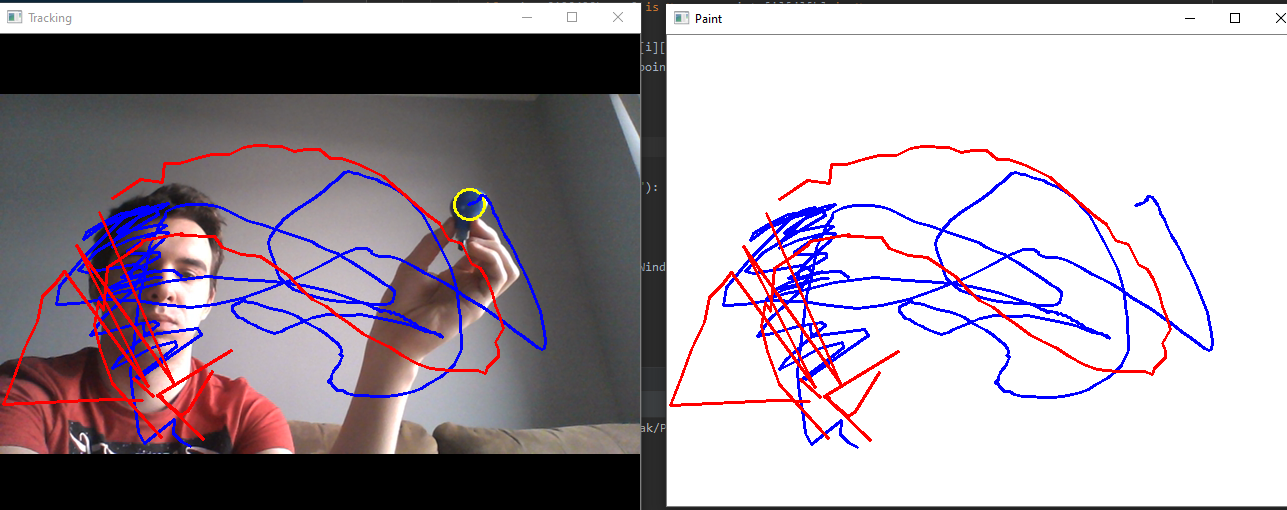
#> input picture pt.png, 1287 x 510 px, given in place of the camera
$ python main.py
#> lines starting #> are read from the running program, lines starting #| are printed output that depends on the picture; after the words box and inside, x2 and y2 are one past the last pixel; in counts of white or black regions, pixels touching at a corner belong together
import numpy as np
import cv2
from collections import deque
import keyboard

# warunki brzegowe dla koloru niebieskiego
blueLower = np.array([100, 60, 60])
blueUpper = np.array([140, 255, 255])

# warunki brzegowe dla koloru czerwonego
redLower = np.array([0, 50, 20])
redUpper = np.array([5, 255, 255])

# warunki brzegowe dla koloru zielonego
greenLower = np.array([40, 40, 40])
greenUpper = np.array([70, 255, 255])

kernel = np.ones((5, 5), np.uint8)

# punkty rysowane

bpoints = [deque(maxlen=512)]
gpoints = [deque(maxlen=512)]
rpoints = [deque(maxlen=512)]

bindex = 0
gindex = 0
rindex = 0

colors = [(255, 0, 0), (0, 255, 0), (0, 0, 255)]
colorIndex = 0

paintWindow = np.zeros((471, 636, 3)) + 255

cv2.namedWindow('Paint', cv2.WINDOW_AUTOSIZE)

camera = cv2.VideoCapture(0)

# pętla główna

while True:
    (grabbed, frame) = camera.read()
#> frame is the input picture: shape (510, 1287, 3); mean B, G, R 166.8, 158.1, 167.7
    frame = cv2.flip(frame, 1)
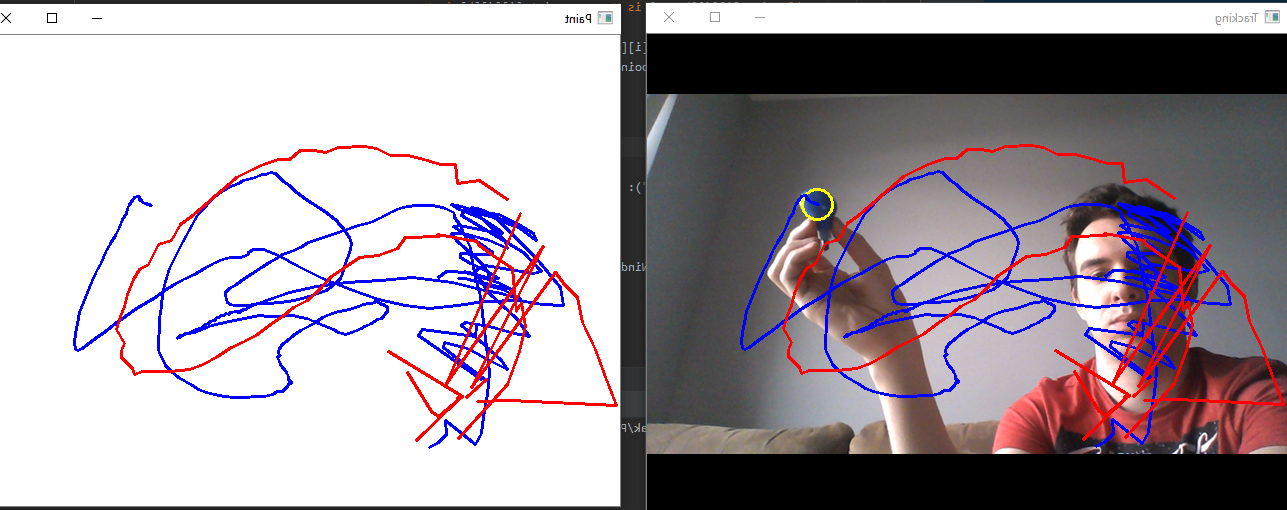
#> frame: shape (510, 1287, 3); mean B, G, R 166.8, 158.1, 167.7
    hsv = cv2.cvtColor(frame, cv2.COLOR_BGR2HSV)
#> hsv: shape (510, 1287, 3); mean H, S, V 30.7, 26.4, 177.2

    if not grabbed:
        break

    # szukanie niebieskich konturów

    blueMask = cv2.inRange(hsv, blueLower, blueUpper)
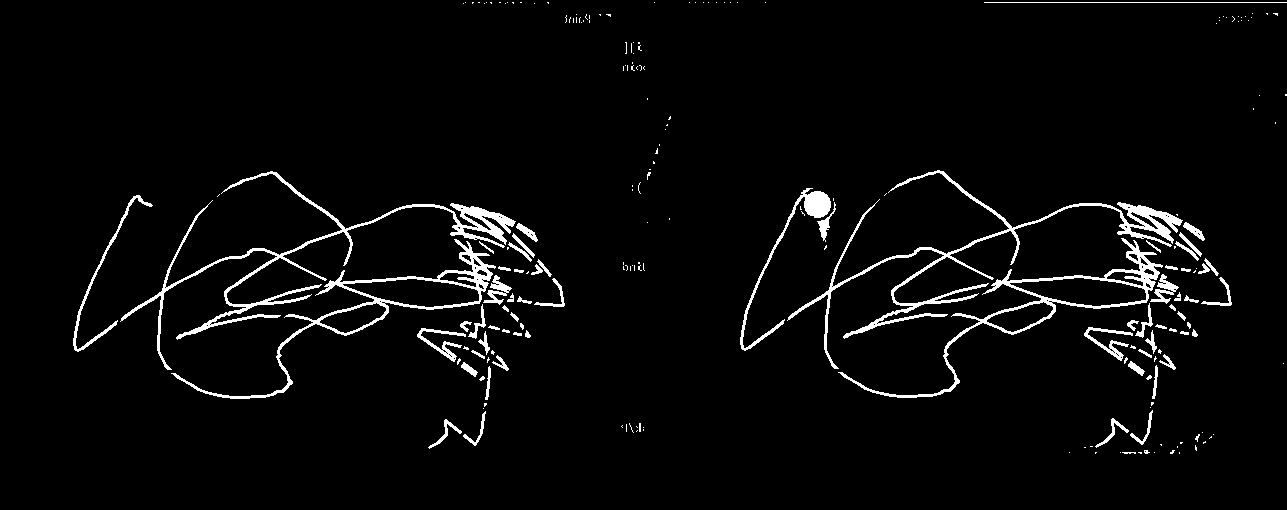
#> blueMask: shape (510, 1287); 3.6% white; 215 white regions (150 under 20 px), largest, box (x1, y1, x2, y2) and area: (120, 171, 516, 370) 4594, (787, 170, 1183, 369) 4594, (171, 239, 496, 399) 3009
    blueMask = cv2.erode(blueMask, kernel, iterations=2)
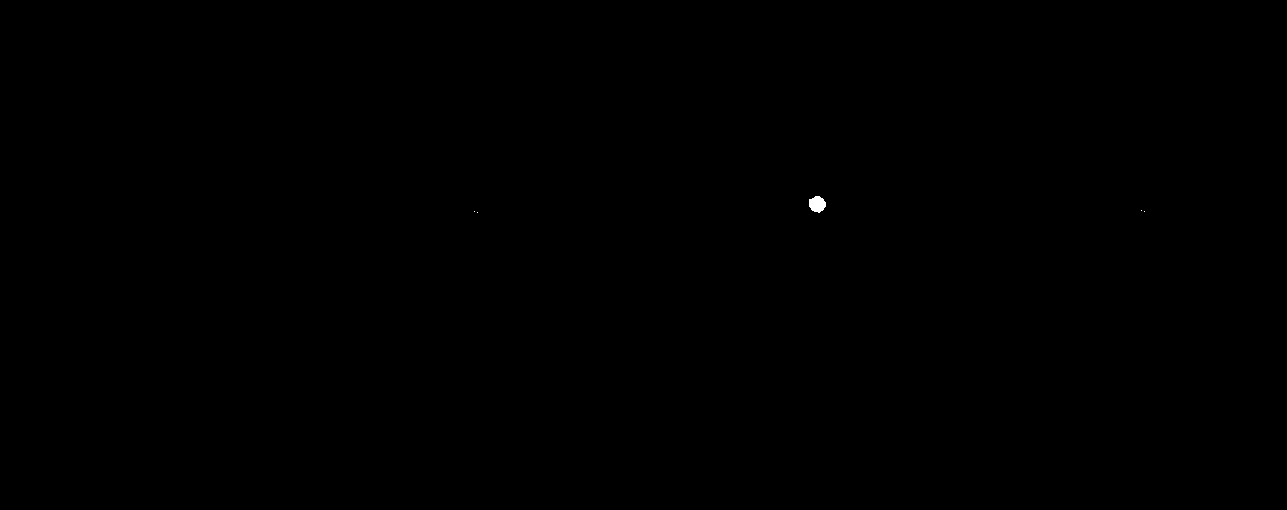
#> blueMask: shape (510, 1287); 0.03% white; 5 white regions (4 under 20 px), largest, box (x1, y1, x2, y2) and area: (809, 196, 826, 213) 215
    blueMask = cv2.morphologyEx(blueMask, cv2.MORPH_OPEN, kernel)
#> blueMask: shape (510, 1287); 0.03% white; 1 white region, box (x1, y1, x2, y2) and area: (809, 196, 826, 212) 213
    blueMask = cv2.dilate(blueMask, kernel, iterations=1)
#> blueMask: shape (510, 1287); 0.05% white; 1 white region

    (cnts, _) = cv2.findContours(blueMask.copy(), cv2.RETR_EXTERNAL, cv2.CHAIN_APPROX_SIMPLE)
#> cnts = 1 contour; box (x1, y1, x2, y2) and area: (807, 194, 828, 214) 329

    if len(cnts) > 0:
        colorIndex = 0
    else:
        # szukanie zielonych konturów

        greenMask = cv2.inRange(hsv, greenLower, greenUpper)
        greenMask = cv2.erode(greenMask, kernel, iterations=2)
        greenMask = cv2.morphologyEx(greenMask, cv2.MORPH_OPEN, kernel)
        greenMask = cv2.dilate(greenMask, kernel, iterations=1)

        (cnts, _) = cv2.findContours(greenMask.copy(), cv2.RETR_EXTERNAL, cv2.CHAIN_APPROX_SIMPLE)

        if len(cnts) > 0:
            colorIndex = 1
        else:

            # szukanie czerwonych konturów

            redMask = cv2.inRange(hsv, redLower, redUpper)
            redMask = cv2.erode(redMask, kernel, iterations=2)
            redMask = cv2.morphologyEx(redMask, cv2.MORPH_OPEN, kernel)
            redMask = cv2.dilate(redMask, kernel, iterations=1)

            (cnts, _) = cv2.findContours(redMask.copy(), cv2.RETR_EXTERNAL, cv2.CHAIN_APPROX_SIMPLE)

            if len(cnts) > 0:
                colorIndex = 2

    center = None

    # jeśli kontur znaleziony

    if len(cnts) > 0:
        cnt = sorted(cnts, key=cv2.contourArea, reverse=True)[0]
#> cnt = contour of 23 points, box (x1, y1, x2, y2) (807, 194, 828, 214), area 329
        ((x, y), radius) = cv2.minEnclosingCircle(cnt)
#> x = 816.6; y = 203.3; radius = 11.45
        # koło w okół kontury
        cv2.circle(frame, (int(x), int(y)), int(radius), (0, 255, 255), 2)
#> frame: shape (510, 1287, 3); 0.03% of pixels changed, all inside (x1, y1, x2, y2) = (804, 191, 829, 216)
        M = cv2.moments(cnt)
#> M = moments, m00 329, centre m10/m00, m01/m00 = (816.9, 203.7)
        center = (int(M['m10'] / M['m00']), int(M['m01'] / M['m00']))
#> center = (816, 203)

        # rysowanie (indeks -> kolor)

        if colorIndex == 0:
            bpoints[bindex].appendleft(center)
        elif colorIndex == 1:
            gpoints[gindex].appendleft(center)
        elif colorIndex == 2:
            rpoints[rindex].appendleft(center)
    else:
        bpoints.append(deque(maxlen=512))
        bindex += 1
        gpoints.append(deque(maxlen=512))
        gindex += 1
        rpoints.append(deque(maxlen=512))
        rindex += 1

    points = [bpoints, gpoints, rpoints]
    for i in range(len(points)):
        for j in range(len(points[i])):
            for k in range(1, len(points[i][j])):
                if points[i][j][k - 1] is None or points[i][j][k] is None:
                    continue
                cv2.line(frame, points[i][j][k - 1], points[i][j][k], colors[i], 2)
                cv2.line(paintWindow, points[i][j][k - 1], points[i][j][k], colors[i], 2)
#> paintWindow: shape (471, 636, 3) float64; every value is 255

    cv2.imshow("Tracking", frame)
    cv2.imshow("Paint", paintWindow)

    # wyjście z programu
    if cv2.waitKey(1) & 0xFF == ord("q"):
#> (key q is pressed here)
        break
    # zapis obrazu
    if keyboard.is_pressed('s'):
        cv2.imwrite('image.png', paintWindow)
    # wyszyszczenie obrazu
    if keyboard.is_pressed('c'):
        bpoints = [deque(maxlen=512)]
        gpoints = [deque(maxlen=512)]
        rpoints = [deque(maxlen=512)]

        bindex = 0
        gindex = 0
        rindex = 0

        paintWindow[67:, :, :] = 255

camera.release()
cv2.destroyAllWindows()
